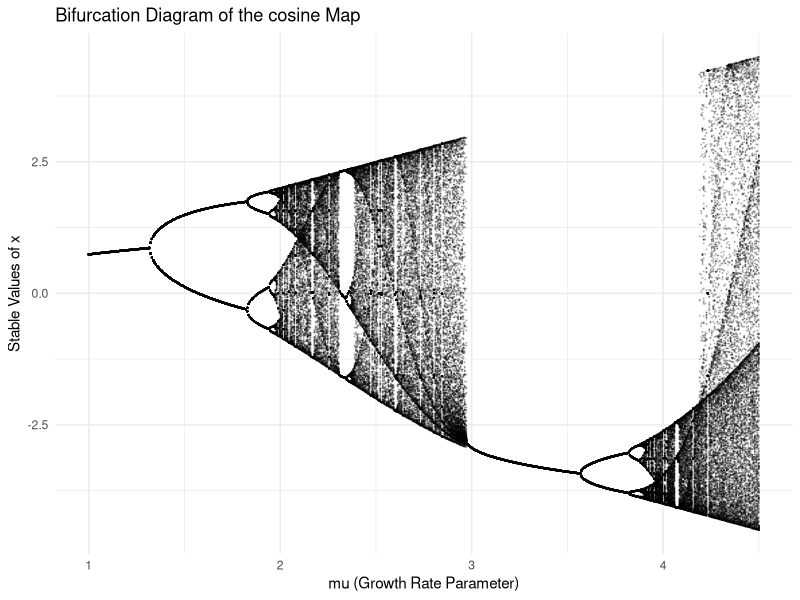
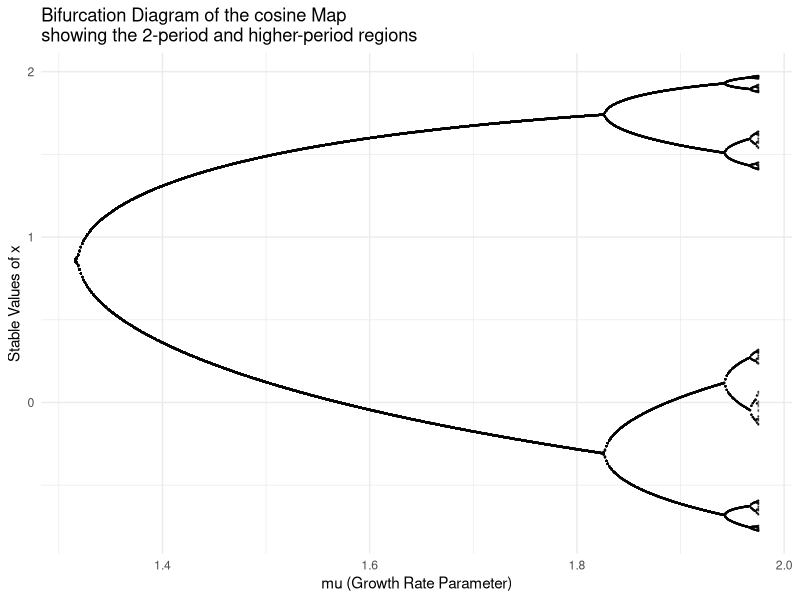

Reproduce these figures in R, in order.

# Load necessary libraries
library(tidyverse)

# Define the cosine map function
cosine_map <- function(x, mu) {
  return(mu * cos(x))
}

# Generate bifurcation data
generate_bifurcation <- function(mu_min, mu_max, mu_steps, x0 = 0.5, n_iter = 1000, n_keep = 300) {
  mu_values <- seq(mu_min, mu_max, length.out = mu_steps)
  bifurcation_data <- data.frame()
  
  for (mu in mu_values) {
    x <- numeric(n_iter)
    x[1] <- x0  # Initial condition
    
    # Iterate the cosine equation
    for (i in 2:n_iter) {
      x[i] <- cosine_map(x[i - 1], mu)
    }
    
    # Store only the last 'n_keep' points (to remove transients)
    temp_df <- data.frame(mu = rep(mu, n_keep), x = tail(x, n_keep))
    bifurcation_data <- rbind(bifurcation_data, temp_df)
  }
  
  return(bifurcation_data)
}

# Generate the bifurcation data
bif_data <- generate_bifurcation(mu_min = 1, mu_max = 4.5, mu_steps = 500)


png("Figures_videos/Assignment_sheet_1/bifurcation_cosine_map.png",
    width = 500*4, # The width of the plot in inches
    height = 520*4, res=300)

# Plot the bifurcation diagram
ggplot(bif_data, aes(x = mu, y = x)) +
  geom_point(color = "black", alpha = 0.2, size = 0.1) +
  labs(title = "Bifurcation Diagram of the cosine Map",
       x = "mu (Growth Rate Parameter)",
       y = "Stable Values of x") +
  theme_minimal()

dev.off()


# Generate the bifurcation data to show to the 2-period and higher-period regions
bif_data2 <- generate_bifurcation(mu_min = 1.316, mu_max = 1.975, mu_steps = 500)


# Plot and save the bifurcation diagram

png("Figures_videos/Assignment_sheet_1/bifurcation_cosine_map_2period_detail.png",
    width = 500*4, # The width of the plot in inches
    height = 520*4, res=300)

ggplot(bif_data2, aes(x = mu, y = x)) +
  geom_point(color = "black", alpha = 0.2, size = 0.1) +
  labs(title = "Bifurcation Diagram of the cosine Map\nshowing the 2-period and higher-period regions",
       x = "mu (Growth Rate Parameter)",
       y = "Stable Values of x") +
  theme_minimal()

dev.off()
